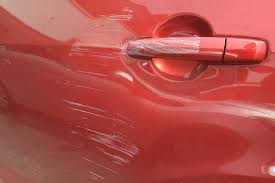
#> input picture himel.jpg, 275 x 183 px
$ python final_project.py
#> lines starting #> are read from the running program, lines starting #| are printed output that depends on the picture; after the words box and inside, x2 and y2 are one past the last pixel; in counts of white or black regions, pixels touching at a corner belong together


import cv2
import numpy as np
import matplotlib.pyplot as plt
import os
import logging
from typing import List, Tuple, Optional

# --- Configuration & Logging Setup ---
logging.basicConfig(
    level=logging.INFO,
    format='%(asctime)s - [INFO] - %(message)s',
    datefmt='%H:%M:%S'
)
logger = logging.getLogger(__name__)

class AdvancedImageProcessor:


    def __init__(self, image_path: str, output_dir: str = "processed_output"):
        """
        Initialize the processor with image path and output directory.
        """
        self.image_path = image_path
        self.output_dir = output_dir
        self.original_image = None
        self.processed_images = {}  # Dictionary to store intermediate results

        # Create output directory if it doesn't exist
        if not os.path.exists(self.output_dir):
            os.makedirs(self.output_dir)
            logger.info(f"Created output directory: {self.output_dir}")

    def load_image(self) -> bool:
        """Loads the image from disk and handles errors."""
        if not os.path.exists(self.image_path):
            logger.error(f"File not found: {self.image_path}")
            return False

        self.original_image = cv2.imread(self.image_path)
#> self.original_image is the input picture: shape (183, 275, 3); mean B, G, R 73.6, 78.5, 178.6

        if self.original_image is None:
            logger.error("Failed to load image. Check file format.")
            return False

        logger.info(f"Image loaded successfully: {self.image_path} | Resolution: {self.original_image.shape}")
        self.processed_images['Original'] = cv2.cvtColor(self.original_image, cv2.COLOR_BGR2RGB)
        return True

    def resize_image(self, width: int = 800) -> None:
        """Resizes image to a standard width while maintaining aspect ratio."""
#> called with width = 800
        h, w = self.original_image.shape[:2]
#> h = 183; w = 275
        aspect_ratio = h / w
#> aspect_ratio = 0.665
        new_height = int(width * aspect_ratio)
#> new_height = 532

        resized = cv2.resize(self.original_image, (width, new_height), interpolation=cv2.INTER_AREA)
        self.original_image = resized
        # Update the stored RGB version
        self.processed_images['Original'] = cv2.cvtColor(resized, cv2.COLOR_BGR2RGB)
        logger.info(f"Image resized to: {width}x{new_height}")

    def convert_to_grayscale(self) -> np.ndarray:
        """Converts the image to grayscale for processing."""
        gray = cv2.cvtColor(self.original_image, cv2.COLOR_BGR2GRAY)
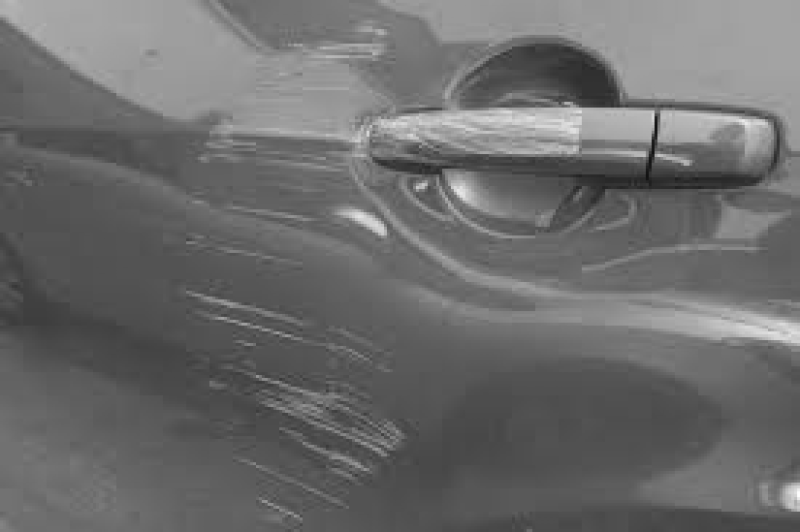
#> gray: shape (532, 800); min 18, max 252, mean 107.8
        self.processed_images['Grayscale'] = gray
        return gray

    def apply_histogram_equalization(self, gray_img: np.ndarray) -> np.ndarray:
        """
        Applies CLAHE (Contrast Limited Adaptive Histogram Equalization).
        Excellent for visualizing details in car shadows or metallic reflections.
        """
        clahe = cv2.createCLAHE(clipLimit=2.0, tileGridSize=(8, 8))
        equalized = clahe.apply(gray_img)
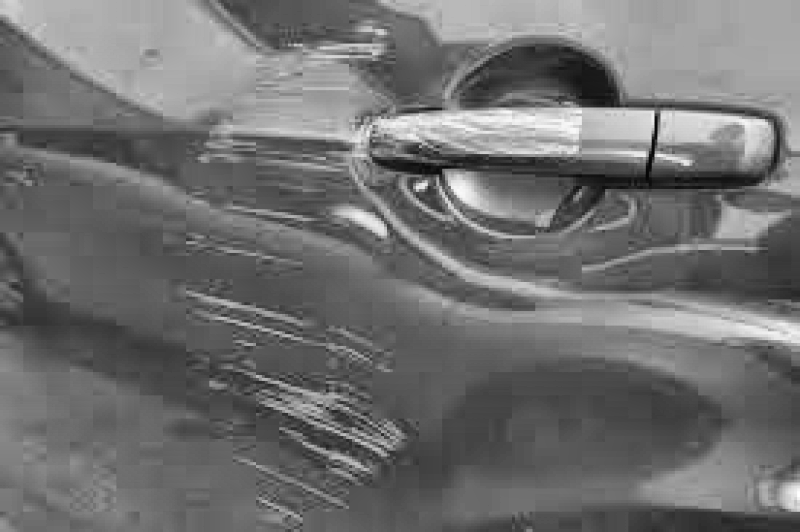
#> equalized: shape (532, 800); min 5, max 254, mean 111.8
        self.processed_images['Equalized (Contrast)'] = equalized
        logger.info("Histogram Equalization (CLAHE) applied.")
        return equalized

    def reduce_noise(self, image: np.ndarray) -> np.ndarray:
        """
        Applies Gaussian Blur to reduce high-frequency noise.
        Essential step before Edge Detection.
        """
        # (5, 5) is the kernel size, 0 means sigma is calculated automatically
        blurred = cv2.GaussianBlur(image, (5, 5), 0)
        self.processed_images['Gaussian Blur'] = blurred
        logger.info("Noise reduction (Gaussian Blur) complete.")
        return blurred

    def apply_sharpening(self, image: np.ndarray) -> np.ndarray:
        """
        Applies a custom kernel to sharpen edges.
        """
        kernel = np.array([[-1, -1, -1],
                           [-1,  9, -1],
                           [-1, -1, -1]])
        sharpened = cv2.filter2D(image, -1, kernel)
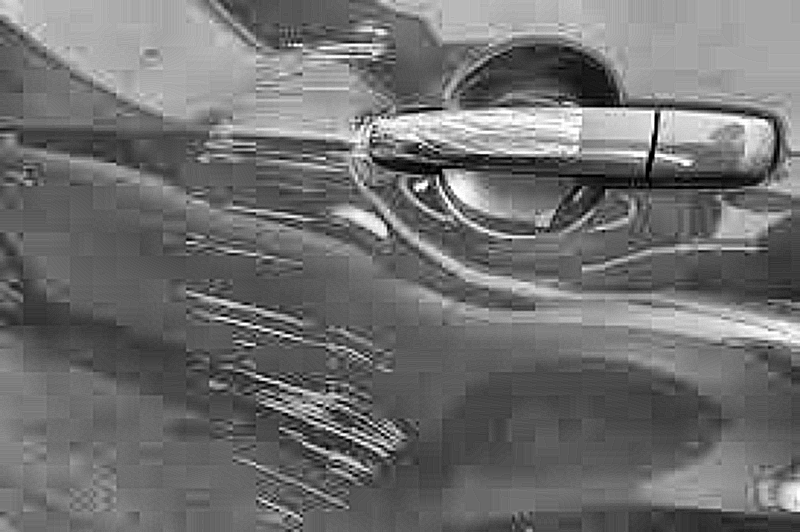
#> sharpened: shape (532, 800); min 0, max 255, mean 111.8
        self.processed_images['Sharpened'] = sharpened
        logger.info("Sharpening filter applied.")
        return sharpened

    def detect_edges_canny(self, image: np.ndarray, low_thresh: int = 50, high_thresh: int = 150) -> np.ndarray:
        """
        Applies Canny Edge Detection.
        Double thresholding is used to detect strong and weak edges.
        """
#> called with low_thresh = 50, high_thresh = 150
        edges = cv2.Canny(image, low_thresh, high_thresh)
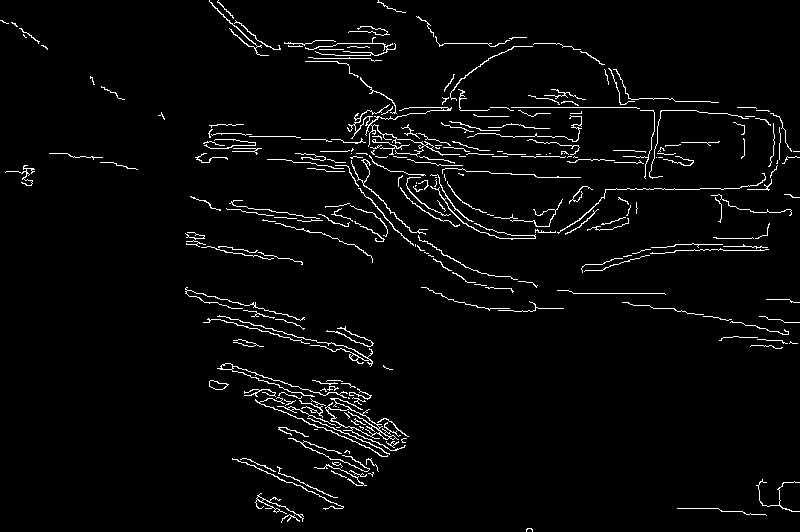
#> edges: shape (532, 800); 3.3% white in thin lines or dots
        self.processed_images['Canny Edges'] = edges
        logger.info(f"Canny Edge Detection applied (Thresholds: {low_thresh}, {high_thresh}).")
        return edges

    def apply_morphology(self, edges: np.ndarray) -> np.ndarray:
        """
        Applies Morphological Closing (Dilation followed by Erosion).
        This connects broken edge lines, useful for detecting whole scratches/cracks.
        """
        kernel = np.ones((3, 3), np.uint8)
        # Closing fills gaps inside object
        closed = cv2.morphologyEx(edges, cv2.MORPH_CLOSE, kernel, iterations=2)
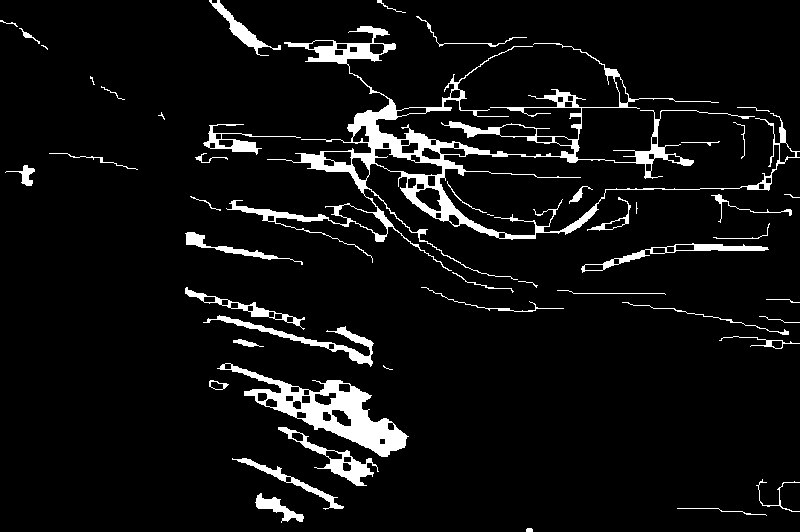
#> closed: shape (532, 800); 6.6% white; 48 white regions (7 under 20 px)
        self.processed_images['Morphology (Closed)'] = closed
        logger.info("Morphological Closing applied to connect edges.")
        return closed

    def find_and_draw_contours(self, binary_img: np.ndarray) -> None:
        """
        Finds contours based on the binary edge map and draws bounding boxes.
        This simulates 'Defect Detection' or 'Object Detection'.
        """
        contours, _ = cv2.findContours(binary_img, cv2.RETR_EXTERNAL, cv2.CHAIN_APPROX_SIMPLE)
#> contours = 48 contours, 22 with area under 20; largest, box (x1, y1, x2, y2) and area: (226, 26, 800, 280) 15063, (217, 363, 409, 457) 5472, (278, 427, 379, 486) 1220, (203, 315, 374, 367) 1040, (581, 243, 769, 273) 959

        # Create a copy of the original to draw on
        result_img = self.original_image.copy()

        count = 0
        for cnt in contours:
            area = cv2.contourArea(cnt)
            # Filter: Ignore very small noise, keep significant features
            if area > 100:
                x, y, w, h = cv2.boundingRect(cnt)
                # Draw Green Rectangle
                cv2.rectangle(result_img, (x, y), (x + w, y + h), (0, 255, 0), 2)
                count += 1
#> this loop made 48 passes
#> (area, x, y, w, h) on passes 3, 5, 6, 7, 9, 11, 13, 18, 21, 22, 26, 32: (435.5, 255, 493, 49, 30), (563, 232, 458, 112, 52), (1220, 278, 427, 101, 59), (110.5, 209, 380, 20, 10), (5471.5, 217, 363, 192, 94), (123.5, 719, 336, 81, 13), (1040.5, 203, 315, 171, 52), (735, 185, 287, 120, 43), (959, 581, 243, 188, 30), (459.5, 185, 232, 118, 33), (228.5, 587, 197, 44, 34), (158.5, 5, 165, 30, 21)
#> area on passes 4, 10, 14, 17, 20, 29: 29, 80, 45.5, 43, 22, 76
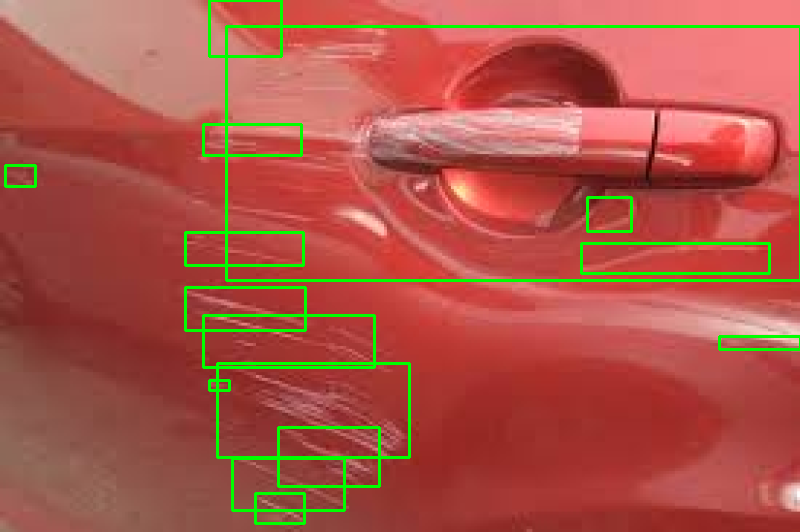
#> result_img: shape (532, 800, 3); mean B, G, R 71, 85, 171.9
#> after the loop, count = 15

        # Convert BGR to RGB for Matplotlib
        result_rgb = cv2.cvtColor(result_img, cv2.COLOR_BGR2RGB)
        self.processed_images[f'Detected Features ({count})'] = result_rgb
        logger.info(f"Contour analysis complete. Found {count} significant features.")

    def save_processed_images(self) -> None:
        """Saves all generated images to the output directory."""
        for name, img in self.processed_images.items():
            # Clean filename
            filename = name.lower().replace(" ", "_").replace("(", "").replace(")", "") + ".jpg"
            save_path = os.path.join(self.output_dir, filename)

            # Matplotlib images are RGB, OpenCV expects BGR
            if len(img.shape) == 3: # Color image
                save_img = cv2.cvtColor(img, cv2.COLOR_RGB2BGR)
            else: # Grayscale
                save_img = img

            cv2.imwrite(save_path, save_img)
#> this loop made 8 passes
        logger.info(f"All processed images saved to '{self.output_dir}' folder.")

    def visualize_results(self) -> None:
        """
        Uses Matplotlib to display all processing steps in a grid layout.
        Dynamically adjusts based on how many images are in the dictionary.
        """
        num_images = len(self.processed_images)
#> num_images = 8
        cols = 3
        rows = (num_images + cols - 1) // cols
#> rows = 3

        plt.figure(figsize=(16, 5 * rows))

        for idx, (title, img) in enumerate(self.processed_images.items()):
            plt.subplot(rows, cols, idx + 1)

            if len(img.shape) == 2: # Grayscale
                plt.imshow(img, cmap='gray')
            else: # RGB
                plt.imshow(img)

            plt.title(title, fontsize=10, fontweight='bold')
            plt.axis('off')
#> this loop made 8 passes

        plt.tight_layout()
        plt.suptitle(f"Image Processing Analysis: {self.image_path}", fontsize=16)
        plt.show()
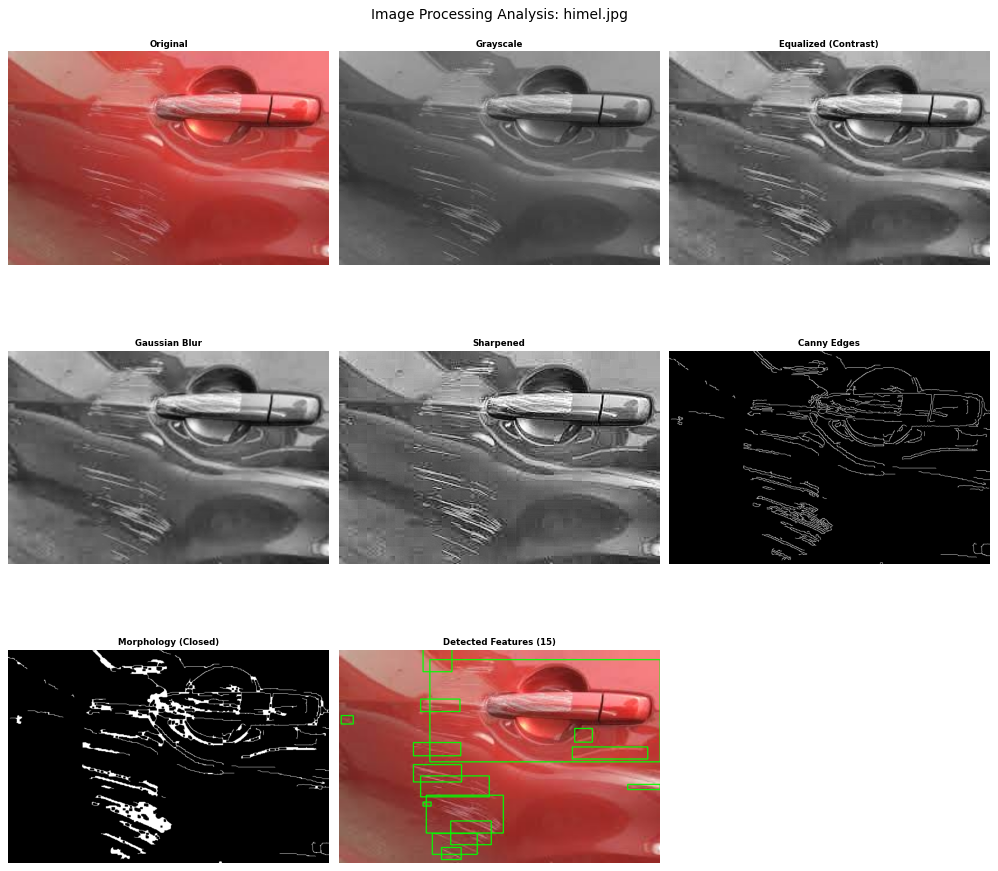
#> figure drawn by matplotlib, 8 panels
        logger.info("Visualization rendered.")

def main_execution_pipeline():
    """
    Main entry point for the script.
    """
    # 1. Define File Name
    TARGET_FILE = 'himel.jpg'

    # 2. Initialize Processor
    processor = AdvancedImageProcessor(TARGET_FILE)

    # 3. Load Image
    if not processor.load_image():
        return # Exit if load fails

    # 4. Resize (Optional, for performance on large images)
    processor.resize_image(width=800)

    # 5. Pipeline Execution
    try:
        # Step A: Convert to Gray
        gray = processor.convert_to_grayscale()

        # Step B: Contrast Enhancement (Good for cars)
        contrast = processor.apply_histogram_equalization(gray)

        # Step C: Noise Reduction (Prepare for edge detection)
        # We use the 'contrast' enhanced image for better edge detection
        blurred = processor.reduce_noise(contrast)

        # Step D: Sharpening (Optional visual enhancement)
        processor.apply_sharpening(blurred)

        # Step E: Edge Detection
        edges = processor.detect_edges_canny(blurred, low_thresh=50, high_thresh=150)

        # Step F: Morphological Operations (Refine edges)
        closed_edges = processor.apply_morphology(edges)

        # Step G: Feature/Defect Detection
        processor.find_and_draw_contours(closed_edges)

        # 6. Output Generation
        processor.save_processed_images()
        processor.visualize_results()

    except Exception as e:
        logger.error(f"An unexpected error occurred during processing: {e}")
        raise e

if __name__ == "__main__":
    print("Starting Digital Image Processing Pipeline...")
    main_execution_pipeline()
    print("Processing Finished Successfully.")
